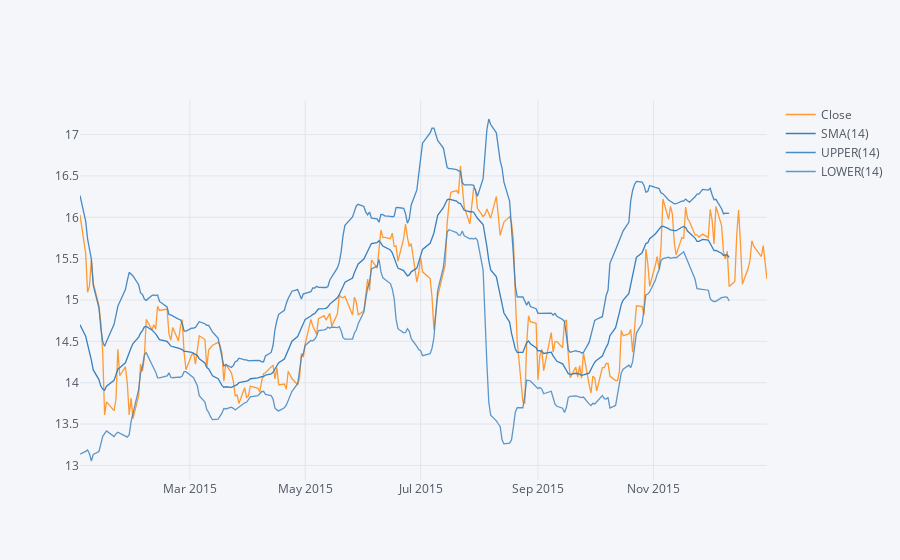

Notebook code cell kept with this figure:
### Markdown cell above
**A Bollinger Band Plot for Bank of America for the year 2015.**

### Code cell
BAC['Close'].loc['2016-01-01':'2015-01-01'].ta_plot(study='boll')

### Figure 1 — Plotly figure (JSON) as saved in the notebook; plotly's stock layout.template omitted (floating-point values rounded to 4 significant figures; data arrays with more than 128 entries replaced by an {"elided": "..."} marker saying what was removed)
{"data": [{"line": {"color": "rgba(255, 153, 51, 1.0)", "dash": "solid", "shape": "linear", "width": 1.3}, "mode": "lines", "name": "Close", "text": "", "type": "scatter", "x": {"elided": "252 str values"}, "y": {"elided": "252 float values"}}, {"line": {"color": "rgba(55, 128, 191, 1.0)", "dash": "solid", "shape": "linear", "width": 1.3}, "mode": "lines", "name": "SMA(14)", "text": "", "type": "scatter", "x": {"elided": "252 str values"}, "y": {"elided": "252 mixed values"}}, {"line": {"color": "rgba(55, 128, 191, 0.8999999999999999)", "dash": "solid", "shape": "linear", "width": 1.3}, "mode": "lines", "name": "UPPER(14)", "text": "", "type": "scatter", "x": {"elided": "252 str values"}, "y": {"elided": "252 mixed values"}}, {"line": {"color": "rgba(55, 128, 191, 0.7999999999999998)", "dash": "solid", "shape": "linear", "width": 1.3}, "mode": "lines", "name": "LOWER(14)", "text": "", "type": "scatter", "x": {"elided": "252 str values"}, "y": {"elided": "252 mixed values"}}], "layout": {"legend": {"bgcolor": "#F5F6F9", "font": {"color": "#4D5663"}}, "paper_bgcolor": "#F5F6F9", "plot_bgcolor": "#F5F6F9", "title": {"font": {"color": "#4D5663"}}, "xaxis": {"gridcolor": "#E1E5ED", "showgrid": true, "tickfont": {"color": "#4D5663"}, "title": {"font": {"color": "#4D5663"}, "text": ""}, "zerolinecolor": "#E1E5ED"}, "yaxis": {"gridcolor": "#E1E5ED", "showgrid": true, "tickfont": {"color": "#4D5663"}, "title": {"font": {"color": "#4D5663"}, "text": ""}, "zerolinecolor": "#E1E5ED"}}}
